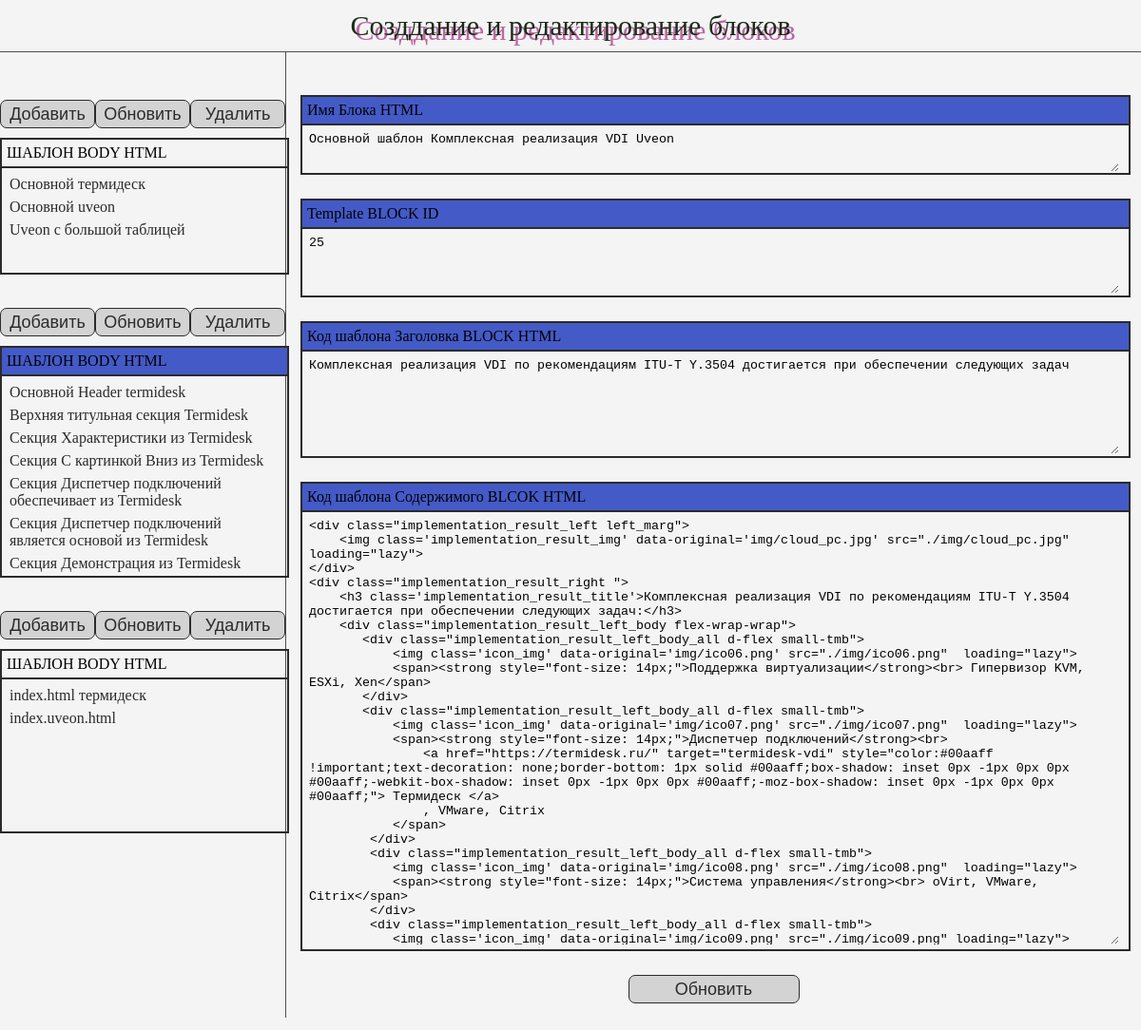
The page /dives/31/ on the database its author committed.
### backend/models.py (models this page shows)
class BodyTemplate(models.Model):
    name = models.CharField(max_length=400)
    temp_body_id = models.CharField(max_length=500)
    text = models.TextField(null=True)

class DivSTemplate(models.Model):
    name = models.CharField(max_length=400)
    temp_body_id = models.CharField(max_length=500)
    header = models.TextField(null=True)
    text = models.TextField(null=True)

class HTMLTemplate(models.Model):
    name = models.CharField(max_length=400)
    use_name = models.CharField(max_length=500)
    header = models.TextField(null=True)
    body_numbers = models.CharField(max_length=1000)

### backend/views.py (the view)
# urls.py: path('dives/<int:elementid>/', views.index_dives),
def index_dives(request, elementid):
    body, dives, htmles = return_all_object()
    name, name_id, title_body, all_body = return_dives_object(elementid)
    if request.method == 'POST':
        name = request.POST.get('name')
        name_id = request.POST.get('name_id')
        title_body = request.POST.get('title_body')
        all_body = request.POST.get('all_body')
        return_new_div(elementid, name, name_id, title_body, all_body)
        form_dives = return_div_form(name, name_id, title_body, all_body)
        return render(request, 'dives/index.html',
                      {"form": form_dives, 'bodys': body, 'dives': dives, 'htmles': htmles})
    else:
        form_dives = return_div_form(name, name_id, title_body, all_body)
        return render(request, 'dives/index.html',
                      {"form": form_dives, 'bodys': body, 'dives': dives, 'htmles': htmles})

### backend/forms.py
class FormDives(forms.Form):
    name = forms.CharField(widget=forms.Textarea(attrs={"class": "input_top"}))
    name_id = forms.CharField(widget=forms.Textarea(attrs={"class": "input_center"}))
    title_body = forms.CharField(widget=forms.Textarea(attrs={"class": "input_title"}))
    all_body = forms.CharField(widget=forms.Textarea(attrs={"class": "input_body"}))

### backend/services.py (called while the page is built)
def return_all_object():
    body = BodyTemplate.objects.all()
    dives = DivSTemplate.objects.all()
    htmles = HTMLTemplate.objects.all()
    return body, dives, htmles

def return_dives_object(elementid):
    body = DivSTemplate.objects.get(id=elementid)
    return body.name, body.temp_body_id, body.header, body.text

def return_div_form(name, name_id, title_body, all_body):
    form_dives = FormDives()
    form_dives.initial["name"] = name
    form_dives.initial["name_id"] = name_id
    form_dives.initial["title_body"] = title_body
    form_dives.initial["all_body"] = all_body
    return form_dives

### templates/dives/index.html (shortened to what this page needs)
<!DOCTYPE html>
{% load static %}
<html lang="en">
<head>
    <link rel="stylesheet" href='{% static "css/dives.css" %}' type="text/css">
</head>
<body class="dives">
    <header>
        <div class="header_block"><span>Созддание и редактирование блоков</span></div>
    </header>
    <section class="dives_all d-flex">
        <div class="dives_all_left">
            <div class="template_block_body block_item">
                <div class="template_block_body_top d-flex block_item_top">
                   <button><a href="/bodys/create/1111111111" id="bodys">Добавить</a></button>
                    <button><a href="/bodys/1111111111" id="bodys-update">Обновить</a></button>
                    <button id="del-bodys" type="submit" data-bodys="">Удалить</button>
                </div>
                <div class="template_block_body_bottom block_item_bottom">
                    <div class="template_block_body_bottom_top block_item_bottom_top">
                        Шаблон BODY HTML
                    </div>
                    <div class="template_block_body_bottom_all block_item_bottom_all">
                        {% if bodys.count > 0 %}
                            {% for body in bodys %}
                                <div data-bodys="{{ body.id }}" class="item item-body">{{ body.name }}</div>
                            {% endfor %}
                        {% endif %}
                    </div>
                </div>
            </div>
            <div class="template_block_div block_item">
                <div class="template_block_div_top d-flex block_item_top">
                    <button><a href="/dives/create/1" id="dives">Добавить</a></button>
                    <button><a href="/dives/1" id="dives-update">Обновить</a></button>
                    <button id="del-dive" type="submit" data-dive="">Удалить</button>
                </div>
                <div class="template_block_div_bottom block_item_bottom">
                    <div class="template_block_div_bottom_top block_item_bottom_top active">
                        Шаблон BODY HTML
                    </div>
                    <div class="template_block_div_bottom_all block_item_bottom_all">
                        {% if dives.count > 0 %}
                            {% for dive in dives %}
                                <div data-dive="{{ dive.id }}" class="item item-dive">{{ dive.name }}</div>
                            {% endfor %}
                        {% endif %}
                    </div>
                </div>
            </div>
            <div class="template_block_html block_item">
                <div class="template_block_html_top d-flex block_item_top">
                    <button><a href="/htmles/create/" id="htmles">Добавить</a></button>
                    <button><a href="/htmles/1" id="htmles-update">Обновить</a></button>
                    <button id="del-htmle" type="submit" data-htmle="">Удалить</button>
                </div>
                <div class="template_block_html_bottom block_item_bottom">
                    <div class="template_block_html_bottom_top block_item_bottom_top">
                        Шаблон BODY HTML
                    </div>
                    <div class="template_block_html_bottom_all block_item_bottom_all">
                        {% if htmles.count > 0 %}
                            {% for html in htmles %}
                                <div data-htmle="{{ html.id }}" class="item item-html">{{ html.name }}</div>
                            {% endfor %}
                        {% endif %}
                    </div>
                </div>
            </div>
        </div>
        <div class="dives_all_right">
            <form method="post">
                <div class="dives_all_right_block">
                    <div class="dives_all_right_block_content">
                        <div class="dives_all_right_block_top active">
                            Имя Блока HTML
                        </div>
                        <div class="dives_all_right_block_all content-top">
                            {{ form.name }}
                        </div>
                    </div>
                </div>
                <div class="dives_all_right_block">
                    <div class="dives_all_right_block_content">
                        <div class="dives_all_right_block_top active">
                            Template BLOCK ID
                        </div>
                        <div class="dives_all_right_block_all content-center">
                            {{ form.name_id }}
                        </div>
                    </div>
                </div>
                <div class="dives_all_right_block">
                    <div class="dives_all_right_block_content">
                        <div class="dives_all_right_block_top active">
                            Код шаблона Заголовка BLOCK HTML
                        </div>
                        <div class="dives_all_right_block_all content-bottom">
                            {{ form.title_body }}
                        </div>
                    </div>
                </div>
                <div class="dives_all_right_block">
                    <div class="dives_all_right_block_content">
                        <div class="dives_all_right_block_top active">
                            Код шаблона Содержимого BLCOK HTML
                        </div>
                        <div class="dives_all_right_block_all content-bottom_div">
                            {{ form.all_body }}
                        </div>
                    </div>
                </div>
                <div class="dives_all_right_block d-flex">
                    <button type="submit" value="send">Обновить</button>
                </div>
            </form>
        </div>
    </section>
</body>
</html>

### static/css/dives.css (style rules this page uses)
body { background-color: #f4f4f4; margin: 0; padding: 0; }
.d-flex { display: flex; }
.active { background-color: #445ac7; }
.dives header { width: 100%; padding: 5px 0; border-bottom: 1px solid #4f4f4f; }
.dives header .header_block { max-width: fit-content; width: 100%; margin: 5px auto; }
.dives header .header_block span { display: block; font-size: 30px; color: #1b2b1a; text-shadow: 5px 5px 0 #bd68a4; }
.dives_all { width: 100%; height: 100%; }
.dives_all_left { width: 25%; height: auto; padding-top: 15px; padding-bottom: 15px; border-right: 1px solid #4f4f4f; }
.dives_all_right { width: 75%; height: 100%; }
.dives_all_left .block_item { margin-left: auto; margin-right: auto; height: auto; max-width: 400px; width: 100%; }
.block_item .block_item_top { justify-content: space-between; padding: 10px 0; }
.block_item .block_item_top button { display: flex; width: 120px; height: 30px; border-radius: 7px; background-color: #d4d3d3; color: #2b2b2b; font-size: 18px; border: 1px solid #2b2b2b; align-items: center; justify-content: center; cursor: pointer; transition: all 0.3s ease-in-out; }
.block_item .block_item_top button a { color: #2b2b2b; text-decoration: none; }
.block_item .block_item_bottom { width: 100%; height: auto; border: 2px solid #2b2b2b; }
.block_item .block_item_bottom .block_item_bottom_top { padding: 5px 5px; height: auto; text-transform: uppercase; border-bottom: 2px solid #2b2b2b; }
.block_item .block_item_bottom .block_item_bottom_all { padding: 5px 5px; }
.block_item .block_item_bottom .block_item_bottom_all .item { text-decoration: none; color: #2b2b2b; font-size: 16px; display: block; padding: 3px; cursor: pointer; transition: all 0.3s ease-in-out; }
.template_block_body { margin-top: 25px; margin-bottom: 25px; }
.template_block_body .template_block_body_bottom .template_block_body_bottom_all { height: 100px; overflow-y: scroll; }
.template_block_div { margin-bottom: 25px; }
.template_block_div .template_block_div_bottom .template_block_div_bottom_all { height: 200px; overflow-y: scroll; }
.template_block_html { margin-bottom: 25px; }
.template_block_html .template_block_html_bottom .template_block_html_bottom_all { height: 150px; overflow-y: scroll; }
.dives_all_right { padding: 45px 15px 15px 15px; }
.dives_all_right .dives_all_right_block { margin-bottom: 25px; }
.dives_all_right .dives_all_right_block:last-child { margin-bottom: 0; }
.dives_all_right_block_content { border: 2px solid #2b2b2b; max-width: 1000px; width: 100%; height: auto; margin-left: auto; margin-right: auto; }
.dives_all_right_block_top { padding: 5px 5px; height: auto; border-bottom: 2px solid #2b2b2b }
.dives_all_right_block_all { padding: 5px 5px; }
.dives_all_right .dives_all_right_block button { display: flex; margin-left: auto; margin-right: auto; width: 180px; height: 30px; border-radius: 7px; background-color: #d4d3d3; color: #2b2b2b; font-size: 18px; border: 1px solid #2b2b2b; align-items: center; justify-content: center; cursor: pointer; transition: all 0.3s ease-in-out; }
.dives_all_right_block_all .input_top, .dives_all_right_block_all .input_center, .dives_all_right_block_all .input_title, .dives_all_right_block_all .input_body { width: 99%; height: 99%; border: none; background-color: #f4f4f4; }
.content-top { height: 40px; }
.content-center { height: 60px; }
.content-bottom { height: 100px; }
.content-bottom_div { height: 450px !important; }

### rows shown on the page
BodyTemplate: name "Основной термидеск"
BodyTemplate: name "Основной uveon"
BodyTemplate: name "Uveon с большой таблицей"
DivSTemplate: name "Основной Header termidesk"
DivSTemplate: name "Верхняя титульная секция Termidesk"
DivSTemplate: name "Секция Характеристики из Termidesk"
DivSTemplate: name "Секция С картинкой Вниз из Termidesk"
DivSTemplate: name "Секция Диспетчер подключений обеспечивает из Termidesk"
DivSTemplate: name "Секция Диспетчер подключений является основой из Termidesk"
DivSTemplate: name "Секция Демонстрация из Termidesk"
HTMLTemplate: name "index.html термидеск"
HTMLTemplate: name "index.uveon.html"
DivSTemplate: name "Основной шаблон Комплексная реализация VDI Uveon"
